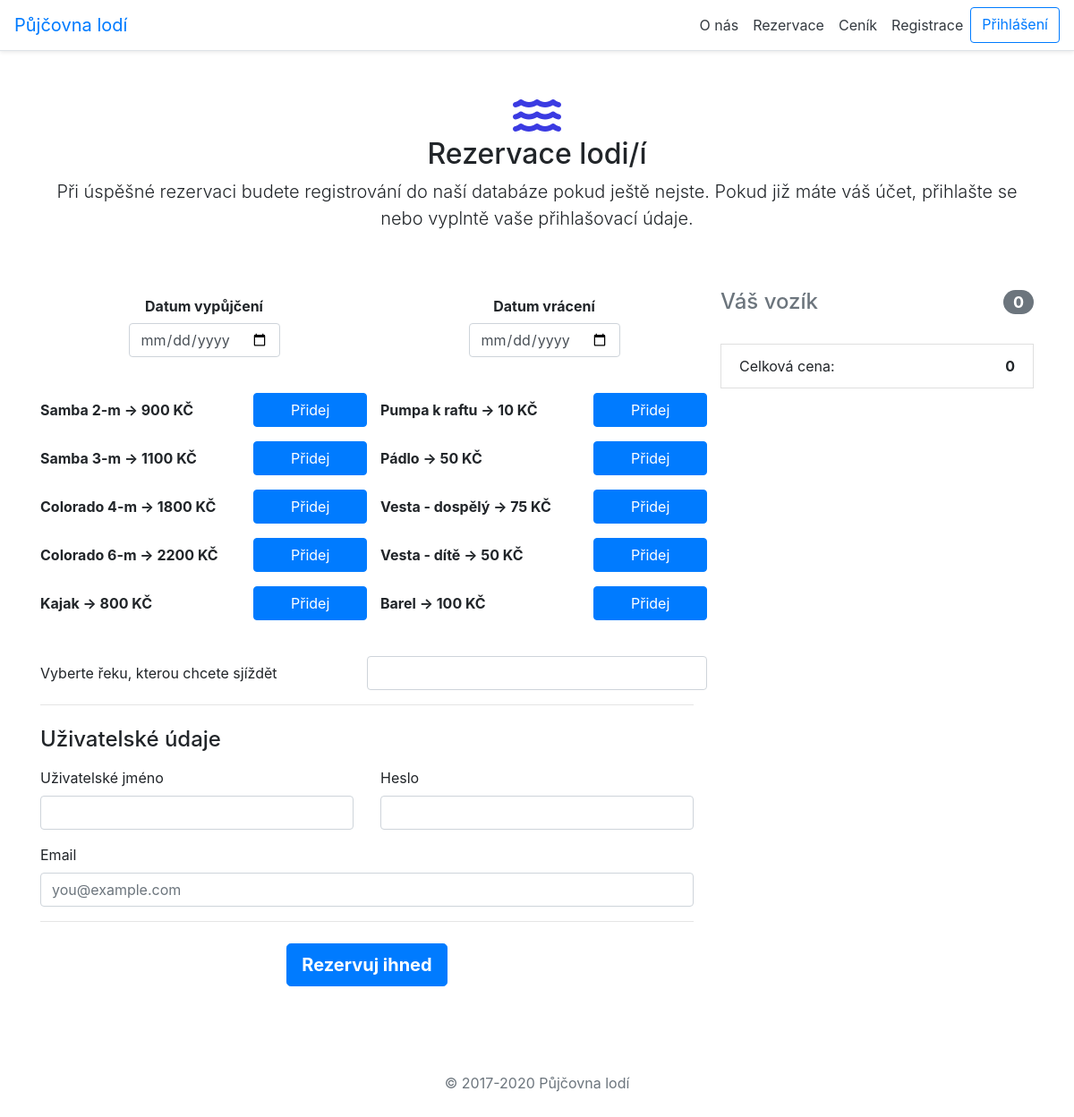
Screenshot of /code/index.php?page=objednavka with the database file from the repository.
### tables this page shows
CREATE TABLE IF NOT EXISTS `LODE` (
                                      `id_lod` INT NOT NULL,
                                      `typ_lode` VARCHAR(45) NOT NULL,
                                      `cena` INT NOT NULL,
                                      PRIMARY KEY (`id_lod`));

CREATE TABLE IF NOT EXISTS `PRISLUSENSTVI` (
                                               `id_prislusenstvi` INT NOT NULL,
                                               `nazev_prislusen` VARCHAR(45) NOT NULL,
                                               `cena` INT NOT NULL,
                                               PRIMARY KEY (`id_prislusenstvi`));

### code/controller/objednavkaController.class.php (called while the page is built, shortened)
<?php
class objednavkaController implements IController {
    private $db;
    private $user;
    public function __construct() {
        require_once (DIRECTORY_MODELS ."/MyDatabase.class.php");
        $this->db = new MyDatabase();
        require_once (DIRECTORY_MODELS ."/userManage.php");
        $this->user = new userManage();
    }
    public function show(string $pageTitle):string {
        $tplData = [];
        $tplData['title'] = $pageTitle;
        $tplData['reky'] = $this->db->getAllReky();
        $tplData['lode'] = $this->db->getAllLode();
        $tplData['prislusenstvi'] = $this->db->getAllPrislusenstvi();
        $tplData['userLogged'] = $this->user->isUserLogged();
        if($tplData['userLogged']){
            $user = $this->user->getLoggedUserData();
            $tplData['pravo'] = $user['PRAVA_id_prava'];
            $tplData['username'] = $user['username'];
            $tplData['email'] = $user['email'];
            $tplData['password'] = $user['password'];
        } else {
            $tplData['pravo'] = null;
        }
        $tplData['povedloSe'] = false;
        $tplData['uspech'] = "Je mi líto, ale rezervace se nezdařila";
	    $poleHodnotZAjaxu=[];
	    foreach ($tplData['lode'] as $lod){
		    $lod = str_replace(' ', 'XXXX', $lod);
		    array_push($poleHodnotZAjaxu,$lod);
	    }
	    foreach ($tplData['prislusenstvi'] as $prislusen){
	    	$prislusen = str_replace(' ', 'XXXX', $prislusen);
	    	array_push($poleHodnotZAjaxu,$prislusen);
	    }
	    for ($i = 0; $i < count($poleHodnotZAjaxu);$i++){
		    $poleHodnotZAjaxu[$i] = $poleHodnotZAjaxu[$i][1];
	    }
        if ($_POST['dat-vyp'] < date('Y-m-d')) {
            $tplData['povedloSe'] = false;
            $tplData['uspech'] = "Pokud nemáte stroj času, tak si prosím nerezervujte loď do minulosti.";
        } else if (isset($_POST['rezervace']) and isset($_POST['firstName']) and
            isset($_POST['password']) and isset($_POST['email']) and
            ($_POST['dat-vyp'] < $_POST['dat-vra'])){
            $email = htmlspecialchars($_POST['email']);
            $firstName = htmlspecialchars($_POST['firstName']);
            $password = htmlspecialchars($_POST['password']);
            $reka = htmlspecialchars($_POST['reka']);
            $reka = $this->db->getExactReka($reka)[0];
            $IDreka = $reka['id_reky'];
            $datVyp = $_POST['dat-vyp'];
            $datVra = $_POST['dat-vra'];
            $poleRealHodnot = [];
	        foreach ($poleHodnotZAjaxu as $hodnota){
	        	if (isset($_POST[$hodnota])){
	        		$valueInArray = $_POST[$hodnota];
	        		$hodnota = str_replace('XXXX',' ',$hodnota);
			        $poleRealHodnot[$hodnota] = $valueInArray;
		        }
            }
	        $cas = intval(time()/10);
            $isRegistred = $this->db->getAUser($email);
            if (!count($isRegistred)){
               $this->db->registrujUzivatele($email,$firstName,$password);
            }
            $user = $this->db->vratUzivatele($email,$password);
            if(count($user) and ($password == $user[0]['password']
                and $firstName == $user[0]['username'])) {
                $userID = $user[0]['id_user'];
                $this->db->vytvorObjednavku($cas,$datVyp,$userID,$IDreka,$datVra);
	            foreach ($poleRealHodnot as $key => $itemForInsert){
		            $isLod = $this->db->getExactLodByName($key);
		            if ($isLod != null){
			            $this->db->pridejLod($isLod[0]['id_lod'],$cas,intval($itemForInsert));
		            } else {
			            $prislusenstvi = $this->db->getExactPrisluByName($key);
			            $this->db->pridejPrislusenstvi($prislusenstvi[0]['id_prislusenstvi'],$cas,intval($itemForInsert));
		            }
	            }
                $tplData['povedloSe'] = true;
                $tplData['uspech'] = "Rezervace proběhla úspěšně. Svoji rezervaci naleznete po přihlášení v záložce profil.";
            } else  {
                $tplData['povedloSe'] = false;
                $tplData['uspech'] = "Je mi líto, ale zadali jste špatné jméno nebo heslo.";
            }
        }
        require(DIRECTORY_VIEWS ."/objednavka.php");
        $obsah = ob_get_clean();
        return $obsah;
    }
}
?>

### code/index.php (called while the page is built, shortened)
<?php
$app = new ApplicationStart();
$app->appStart();
?>

### code/model/MyDatabase.class.php (called while the page is built, shortened)
<?php
class MyDatabase {
    private $pdo;
    public function __construct(){
        $this->pdo = new PDO("mysql:host=".DB_SERVER.";dbname=".DB_NAME, DB_USER, DB_PASS);
        $this->pdo->exec("set names utf8");
    }
    private function executeQuery(string $dotaz): ?PDOStatement
    {
        $res = $this->pdo->query($dotaz);
        if ($res) {
            return $res;
        } else {
            $error = $this->pdo->errorInfo();
            echo $error[2];
            return null;
        }
    }
    public function selectFromTable(string $tableName, string $whereStatement = "", string $orderByStatement = ""):array {
        $q = "SELECT * FROM ".$tableName
            .(($whereStatement == "") ? "" : " WHERE $whereStatement")
            .(($orderByStatement == "") ? "" : " ORDER BY $orderByStatement");
        $obj = $this->executeQuery($q);
        return $obj->fetchAll();
    }
    public function getAllLode(): array
    {
        $cena = $this->selectFromTable(TABLE_LODE, "", "id_lod");
        return $cena;
    }
    public function getAllPrislusenstvi(): array
    {
        $prislusenstvi = $this->selectFromTable(TABLE_PRISLUSENSTVI, "", "id_prislusenstvi");
        return $prislusenstvi;
    }
    public function getAllReky(): array
    {
        $reky = $this->selectFromTable(TABLE_REKY, "", "id_reky");
        return $reky;
    }
}
?>

### code/model/userManage.php (called while the page is built, shortened)
<?php
class userManage
{
    private $userSessionKey = "current_user_id";
    public function __construct(){
        require_once("MyDatabase.class.php");
    }
    public function isUserLogged(): bool
    {
        return isset($_SESSION[$this->userSessionKey]);
    }
}

### code/view/objednavka.php (the view, shortened to what this page needs)
<?php
global $tplData;
require("zakladHTML.class.php");
$tplHeaders = new zakladHTML();
$tplHeaders->createHeader("", $tplData['title']);
?>
<body>
<?php
if (!$tplData['userLogged']) {
	$tplHeaders->createNav($tplData['pravo']);
} else {
	$tplHeaders->createNav($tplData['pravo'], "odhlaseni");
}
?>
<div class="container">
	<div class="py-5 text-center">
		<i class="fas fa-water" style="font-size: xxx-large;color: #3b3be2"></i>
		<h2>Rezervace lodi/í</h2>
		<p class="lead">Při úspěšné rezervaci budete registrování do naší databáze pokud ještě nejste.
			Pokud již máte váš účet, přihlašte se nebo vyplntě vaše přihlašovací údaje.</p>
	</div>
	<form class="needs-validation" method="post">
		<div class="row">
			<div class="col-md-4 order-md-2">
				<h4 class="d-flex justify-content-between align-items-center mb-3">
					<span class="text-muted">Váš vozík</span>
					<span class="badge badge-secondary badge-pill">0</span>
				</h4>
				<div class="list-group-item d-flex justify-content-between">
					<span>Celková cena:</span>
					<strong class="cart-total">0</strong>
				</div>
			</div>
			<div class="col-md-8 order-md-1">
				<div class="row text-center d-flex justify-content-around">
					<div class="form-group pl-3">
						<label for="dat-vyp" class="col-form-label"><b>Datum vypůjčení</b></label>
						<input type="date" class="form-control" name="dat-vyp" id="dat-vyp" required>
					</div>
					<div class="form-group pl-3">
						<label for="dat-vra" class="col-form-label"><b>Datum vrácení</b></label>
						<input type="date" class="form-control" name="dat-vra" id="dat-vra" required>
					</div>
				</div>
				<br>
				<?php
				$lode = $tplData['lode'];
				$prislusenstvi = $tplData['prislusenstvi'];
				?>
				<?php
				for ($c = 0; $c < count($lode); $c++) {
					?>
					<div class="form-group row">
						<label class="col-form-label col-sm-4" for="<?php echo $lode[$c]['typ_lode']; ?>">
							<b><span class="cart-item-name-l"><?php echo $lode[$c]['typ_lode']; ?></span> -> <span
										class="cart-item-price-l"><?php echo $lode[$c]['cena'] . " KČ"; ?></span></b></label>
						<input type="button" class="btn btn-primary col-md-2 shop-add-button-l"
						       name="<?php echo $lode[$c]['typ_lode']; ?>" id="<?php echo $lode[$c]['typ_lode']; ?>"
						       value="Přidej">
						<label class="col-form-label col-sm-4 font-weight-bold"
						       for="<?php echo $prislusenstvi[$c]['nazev_prislusen']; ?>">
							<span class="cart-item-name-p"><?php echo $prislusenstvi[$c]['nazev_prislusen']; ?></span>
							-> <span class="cart-item-price-p"><?php echo $prislusenstvi[$c]['cena'] . " KČ"; ?></span></label>
						<input type="button" class="btn btn-primary col-md-2 shop-add-button-p"
						       name="<?php echo $prislusenstvi[$c]['nazev_prislusen']; ?>" id="<?php echo $prislusenstvi[$c]['nazev_prislusen']; ?>"
						       value="Přidej">
					</div>
				<?php } ?>
				<br>
				<div class="form-group row">
					<label class="col-form-label col-sm-6" for="reka">Vyberte řeku, kterou chcete sjíždět</label>
					<input class="form-control col-sm-6" name="reka" id="reka" list="reky" required>
				</div>
				<hr class="mb-4">
				<h4 class="mb-3">Uživatelské údaje</h4>
				<div class="row">
					<div class="col-md-6 mb-3">
						<label for="firstName">Uživatelské jméno</label>
						<input type="text" class="form-control" name="firstName" id="firstName" placeholder=""
						       value="<?php if ($tplData['userLogged']) {
							       echo $tplData['username'];
						       } else {
							       echo "";
						       } ?>" required>
					</div>
					<div class="col-md-6 mb-3">
						<label for="password">Heslo</label>
						<input type="password" class="form-control" name="password" id="password" placeholder=""
						       value="<?php if ($tplData['userLogged']) {
							       echo $tplData['password'];
						       } else {
							       echo "";
						       } ?>" required>
					</div>
				</div>
				<div class="mb-3">
					<label for="email">Email</label>
					<input type="email" class="form-control" name="email" id="email" placeholder="you@example.com"
					       value="<?php if ($tplData['userLogged']) {
						       echo $tplData['email'];
					       } else {
						       echo "";
					       } ?>" required>
				</div>
				<hr class="mb-4">
				<div class="row justify-content-center">
					<button class="btn btn-lg btn-primary font-weight-bold" type="submit" name="rezervace"
					        value="rezervace">Rezervuj ihned
					</button>
				</div>
			</div>
		</div>
	</form>
	<footer class="my-5 pt-5 text-muted text-center text-small">
		<p class="mb-1">&copy; 2017-2020 Půjčovna lodí</p>
	</footer>
</div>
</body>

### rows the page displays
lode: typ_lode "Samba 2-m", cena "900"
prislusenstvi: nazev_prislusen "Pumpa k raftu", cena "10"
lode: typ_lode "Samba 3-m", cena "1100"
prislusenstvi: nazev_prislusen "Pádlo", cena "50"
lode: typ_lode "Colorado 4-m", cena "1800"
prislusenstvi: nazev_prislusen "Vesta - dospělý", cena "75"
lode: typ_lode "Colorado 6-m", cena "2200"
prislusenstvi: nazev_prislusen "Vesta - dítě", cena "50"
lode: typ_lode "Kajak", cena "800"
prislusenstvi: nazev_prislusen "Barel", cena "100"
